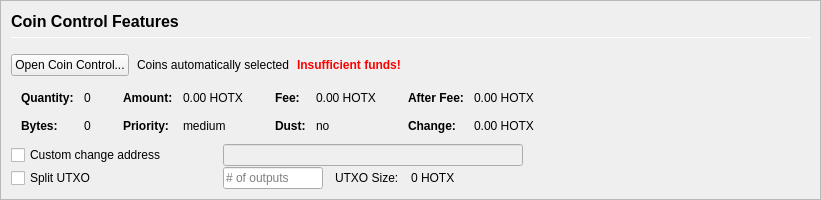
         <widget class="QFrame" name="frameCoinControl">
          <property name="sizePolicy">
           <sizepolicy hsizetype="Expanding" vsizetype="Expanding">
            <horstretch>0</horstretch>
            <verstretch>0</verstretch>
           </sizepolicy>
          </property>
          <property name="maximumSize">
           <size>
            <width>16777215</width>
            <height>16777215</height>
           </size>
          </property>
          <property name="frameShape">
           <enum>QFrame::StyledPanel</enum>
          </property>
          <property name="frameShadow">
           <enum>QFrame::Sunken</enum>
          </property>
          <layout class="QVBoxLayout" name="verticalLayoutCoinControl2">
           <property name="spacing">
            <number>0</number>
           </property>
           <property name="leftMargin">
            <number>0</number>
           </property>
           <property name="topMargin">
            <number>0</number>
           </property>
           <property name="rightMargin">
            <number>0</number>
           </property>
           <property name="bottomMargin">
            <number>0</number>
           </property>
           <item>
            <widget class="QFrame" name="frameCoinControl_BG">
             <layout class="QVBoxLayout" name="verticalLayoutCoinControl" stretch="0,0,0,0,0,0">
              <property name="spacing">
               <number>1</number>
              </property>
              <property name="leftMargin">
               <number>10</number>
              </property>
              <property name="topMargin">
               <number>10</number>
              </property>
              <item>
               <layout class="QHBoxLayout" name="horizontalLayoutCoinControl1">
                <property name="bottomMargin">
                 <number>15</number>
                </property>
                <item>
                 <layout class="QVBoxLayout" name="verticalLayout_3">
                  <property name="spacing">
                   <number>6</number>
                  </property>
                  <item>
                   <widget class="QLabel" name="labelCoinControlFeatures">
                    <property name="sizePolicy">
                     <sizepolicy hsizetype="Preferred" vsizetype="Maximum">
                      <horstretch>0</horstretch>
                      <verstretch>0</verstretch>
                     </sizepolicy>
                    </property>
                    <property name="minimumSize">
                     <size>
                      <width>0</width>
                      <height>20</height>
                     </size>
                    </property>
                    <property name="font">
                     <font>
                      <pointsize>12</pointsize>
                      <weight>75</weight>
                      <bold>true</bold>
                     </font>
                    </property>
                    <property name="styleSheet">
                     <string notr="true">font-weight:bold;</string>
                    </property>
                    <property name="text">
                     <string>Coin Control Features</string>
                    </property>
                   </widget>
                  </item>
                  <item>
                   <widget class="Line" name="line">
                    <property name="minimumSize">
                     <size>
                      <width>0</width>
                      <height>1</height>
                     </size>
                    </property>
                    <property name="maximumSize">
                     <size>
                      <width>16777215</width>
                      <height>1</height>
                     </size>
                    </property>
                    <property name="orientation">
                     <enum>Qt::Horizontal</enum>
                    </property>
                   </widget>
                  </item>
                 </layout>
                </item>
               </layout>
              </item>
              <item>
               <layout class="QHBoxLayout" name="horizontalLayoutCoinControl2" stretch="0,0,0,0">
                <property name="spacing">
                 <number>8</number>
                </property>
                <property name="bottomMargin">
                 <number>10</number>
                </property>
                <item>
                 <widget class="QPushButton" name="pushButtonCoinControl">
                  <property name="styleSheet">
                   <string notr="true"/>
                  </property>
                  <property name="text">
                   <string>Open Coin Control...</string>
                  </property>
                  <property name="autoDefault">
                   <bool>false</bool>
                  </property>
                 </widget>
                </item>
                <item>
                 <widget class="QLabel" name="labelCoinControlAutomaticallySelected">
                  <property name="text">
                   <string>Coins automatically selected</string>
                  </property>
                  <property name="margin">
                   <number>5</number>
                  </property>
                 </widget>
                </item>
                <item>
                 <widget class="QLabel" name="labelCoinControlInsuffFunds">
                  <property name="font">
                   <font>
                    <weight>75</weight>
                    <bold>true</bold>
                   </font>
                  </property>
                  <property name="styleSheet">
                   <string notr="true">color:red;font-weight:bold;</string>
                  </property>
                  <property name="text">
                   <string>Insufficient funds!</string>
                  </property>
                  <property name="margin">
                   <number>5</number>
                  </property>
                 </widget>
                </item>
                <item>
                 <spacer name="horizontalSpacerCoinControl">
                  <property name="orientation">
                   <enum>Qt::Horizontal</enum>
                  </property>
                  <property name="sizeHint" stdset="0">
                   <size>
                    <width>40</width>
                    <height>1</height>
                   </size>
                  </property>
                 </spacer>
                </item>
               </layout>
              </item>
              <item>
               <widget class="QWidget" name="widgetCoinControl" native="true">
                <property name="sizePolicy">
                 <sizepolicy hsizetype="Preferred" vsizetype="Preferred">
                  <horstretch>0</horstretch>
                  <verstretch>0</verstretch>
                 </sizepolicy>
                </property>
                <property name="minimumSize">
                 <size>
                  <width>0</width>
                  <height>0</height>
                 </size>
                </property>
                <property name="styleSheet">
                 <string notr="true"/>
                </property>
                <layout class="QHBoxLayout" name="horizontalLayoutCoinControl5">
                 <property name="leftMargin">
                  <number>0</number>
                 </property>
                 <property name="topMargin">
                  <number>0</number>
                 </property>
                 <property name="rightMargin">
                  <number>0</number>
                 </property>
                 <property name="bottomMargin">
                  <number>0</number>
                 </property>
                 <item>
                  <layout class="QHBoxLayout" name="horizontalLayoutCoinControl3" stretch="0,0,0,1">
                   <property name="spacing">
                    <number>20</number>
                   </property>
                   <property name="topMargin">
                    <number>0</number>
                   </property>
                   <property name="bottomMargin">
                    <number>10</number>
                   </property>
                   <item>
                    <layout class="QFormLayout" name="formLayoutCoinControl1">
                     <property name="horizontalSpacing">
                      <number>10</number>
                     </property>
                     <property name="verticalSpacing">
                      <number>14</number>
                     </property>
                     <property name="leftMargin">
                      <number>10</number>
                     </property>
                     <property name="topMargin">
                      <number>4</number>
                     </property>
                     <property name="rightMargin">
                      <number>6</number>
                     </property>
                     <item row="0" column="0">
                      <widget class="QLabel" name="labelCoinControlQuantityText">
                       <property name="font">
                        <font>
                         <weight>75</weight>
                         <bold>true</bold>
                        </font>
                       </property>
                       <property name="text">
                        <string>Quantity:</string>
                       </property>
                       <property name="margin">
                        <number>0</number>
                       </property>
                      </widget>
                     </item>
                     <item row="0" column="1">
                      <widget class="QLabel" name="labelCoinControlQuantity">
                       <property name="cursor">
                        <cursorShape>IBeamCursor</cursorShape>
                       </property>
                       <property name="contextMenuPolicy">
                        <enum>Qt::ActionsContextMenu</enum>
                       </property>
                       <property name="text">
                        <string notr="true">0</string>
                       </property>
                       <property name="margin">
                        <number>0</number>
                       </property>
                       <property name="textInteractionFlags">
                        <set>Qt::LinksAccessibleByMouse|Qt::TextSelectableByKeyboard|Qt::TextSelectableByMouse</set>
                       </property>
                      </widget>
                     </item>
                     <item row="1" column="0">
                      <widget class="QLabel" name="labelCoinControlBytesText">
                       <property name="font">
                        <font>
                         <weight>75</weight>
                         <bold>true</bold>
                        </font>
                       </property>
                       <property name="text">
                        <string>Bytes:</string>
                       </property>
                      </widget>
                     </item>
                     <item row="1" column="1">
                      <widget class="QLabel" name="labelCoinControlBytes">
                       <property name="cursor">
                        <cursorShape>IBeamCursor</cursorShape>
                       </property>
                       <property name="contextMenuPolicy">
                        <enum>Qt::ActionsContextMenu</enum>
                       </property>
                       <property name="text">
                        <string notr="true">0</string>
                       </property>
                       <property name="textInteractionFlags">
                        <set>Qt::LinksAccessibleByMouse|Qt::TextSelectableByKeyboard|Qt::TextSelectableByMouse</set>
                       </property>
                      </widget>
                     </item>
                    </layout>
                   </item>
                   <item>
                    <layout class="QFormLayout" name="formLayoutCoinControl2">
                     <property name="horizontalSpacing">
                      <number>10</number>
                     </property>
                     <property name="verticalSpacing">
                      <number>14</number>
                     </property>
                     <property name="leftMargin">
                      <number>6</number>
                     </property>
                     <property name="topMargin">
                      <number>4</number>
                     </property>
                     <property name="rightMargin">
                      <number>6</number>
                     </property>
                     <item row="0" column="0">
                      <widget class="QLabel" name="labelCoinControlAmountText">
                       <property name="font">
                        <font>
                         <weight>75</weight>
                         <bold>true</bold>
                        </font>
                       </property>
                       <property name="text">
                        <string>Amount:</string>
                       </property>
                       <property name="margin">
                        <number>0</number>
                       </property>
                      </widget>
                     </item>
                     <item row="0" column="1">
                      <widget class="QLabel" name="labelCoinControlAmount">
                       <property name="cursor">
                        <cursorShape>IBeamCursor</cursorShape>
                       </property>
                       <property name="contextMenuPolicy">
                        <enum>Qt::ActionsContextMenu</enum>
                       </property>
                       <property name="text">
                        <string notr="true">0.00 HOTX</string>
                       </property>
                       <property name="textInteractionFlags">
                        <set>Qt::LinksAccessibleByMouse|Qt::TextSelectableByKeyboard|Qt::TextSelectableByMouse</set>
                       </property>
                      </widget>
                     </item>
                     <item row="1" column="0">
                      <widget class="QLabel" name="labelCoinControlPriorityText">
                       <property name="font">
                        <font>
                         <weight>75</weight>
                         <bold>true</bold>
                        </font>
                       </property>
                       <property name="text">
                        <string>Priority:</string>
                       </property>
                      </widget>
                     </item>
                     <item row="1" column="1">
                      <widget class="QLabel" name="labelCoinControlPriority">
                       <property name="cursor">
                        <cursorShape>IBeamCursor</cursorShape>
                       </property>
                       <property name="contextMenuPolicy">
                        <enum>Qt::ActionsContextMenu</enum>
                       </property>
                       <property name="text">
                        <string>medium</string>
                       </property>
                       <property name="textInteractionFlags">
                        <set>Qt::LinksAccessibleByMouse|Qt::TextSelectableByKeyboard|Qt::TextSelectableByMouse</set>
                       </property>
                      </widget>
                     </item>
                    </layout>
                   </item>
                   <item>
                    <layout class="QFormLayout" name="formLayoutCoinControl3">
                     <property name="horizontalSpacing">
                      <number>10</number>
                     </property>
                     <property name="verticalSpacing">
                      <number>14</number>
                     </property>
                     <property name="leftMargin">
                      <number>6</number>
                     </property>
                     <property name="topMargin">
                      <number>4</number>
                     </property>
                     <property name="rightMargin">
                      <number>6</number>
                     </property>
                     <item row="0" column="0">
                      <widget class="QLabel" name="labelCoinControlFeeText">
                       <property name="font">
                        <font>
                         <weight>75</weight>
                         <bold>true</bold>
                        </font>
                       </property>
                       <property name="text">
                        <string>Fee:</string>
                       </property>
                       <property name="margin">
                        <number>0</number>
                       </property>
                      </widget>
                     </item>
                     <item row="0" column="1">
                      <widget class="QLabel" name="labelCoinControlFee">
                       <property name="cursor">
                        <cursorShape>IBeamCursor</cursorShape>
                       </property>
                       <property name="contextMenuPolicy">
                        <enum>Qt::ActionsContextMenu</enum>
                       </property>
                       <property name="text">
                        <string notr="true">0.00 HOTX</string>
                       </property>
                       <property name="textInteractionFlags">
                        <set>Qt::LinksAccessibleByMouse|Qt::TextSelectableByKeyboard|Qt::TextSelectableByMouse</set>
                       </property>
                      </widget>
                     </item>
                     <item row="1" column="0">
                      <widget class="QLabel" name="labelCoinControlLowOutputText">
                       <property name="font">
                        <font>
                         <weight>75</weight>
                         <bold>true</bold>
                        </font>
                       </property>
                       <property name="text">
                        <string>Dust:</string>
                       </property>
                      </widget>
                     </item>
                     <item row="1" column="1">
                      <widget class="QLabel" name="labelCoinControlLowOutput">
                       <property name="cursor">
                        <cursorShape>IBeamCursor</cursorShape>
                       </property>
                       <property name="contextMenuPolicy">
                        <enum>Qt::ActionsContextMenu</enum>
                       </property>
                       <property name="text">
                        <string>no</string>
                       </property>
                       <property name="textInteractionFlags">
                        <set>Qt::LinksAccessibleByMouse|Qt::TextSelectableByKeyboard|Qt::TextSelectableByMouse</set>
                       </property>
                      </widget>
                     </item>
                    </layout>
                   </item>
                   <item>
                    <layout class="QFormLayout" name="formLayoutCoinControl4">
                     <property name="horizontalSpacing">
                      <number>10</number>
                     </property>
                     <property name="verticalSpacing">
                      <number>14</number>
                     </property>
                     <property name="leftMargin">
                      <number>6</number>
                     </property>
                     <property name="topMargin">
                      <number>4</number>
                     </property>
                     <property name="rightMargin">
                      <number>6</number>
                     </property>
                     <item row="0" column="0">
                      <widget class="QLabel" name="labelCoinControlAfterFeeText">
                       <property name="font">
                        <font>
                         <weight>75</weight>
                         <bold>true</bold>
                        </font>
                       </property>
                       <property name="text">
                        <string>After Fee:</string>
                       </property>
                       <property name="margin">
                        <number>0</number>
                       </property>
                      </widget>
                     </item>
                     <item row="0" column="1">
                      <widget class="QLabel" name="labelCoinControlAfterFee">
                       <property name="cursor">
                        <cursorShape>IBeamCursor</cursorShape>
                       </property>
                       <property name="contextMenuPolicy">
                        <enum>Qt::ActionsContextMenu</enum>
                       </property>
                       <property name="text">
                        <string notr="true">0.00 HOTX</string>
                       </property>
                       <property name="textInteractionFlags">
                        <set>Qt::LinksAccessibleByMouse|Qt::TextSelectableByKeyboard|Qt::TextSelectableByMouse</set>
                       </property>
                      </widget>
                     </item>
                     <item row="1" column="0">
                      <widget class="QLabel" name="labelCoinControlChangeText">
                       <property name="font">
                        <font>
                         <weight>75</weight>
                         <bold>true</bold>
                        </font>
                       </property>
                       <property name="text">
                        <string>Change:</string>
                       </property>
                      </widget>
                     </item>
                     <item row="1" column="1">
                      <widget class="QLabel" name="labelCoinControlChange">
                       <property name="cursor">
                        <cursorShape>IBeamCursor</cursorShape>
                       </property>
                       <property name="contextMenuPolicy">
                        <enum>Qt::ActionsContextMenu</enum>
                       </property>
                       <property name="text">
                        <string notr="true">0.00 HOTX</string>
                       </property>
                       <property name="textInteractionFlags">
                        <set>Qt::LinksAccessibleByMouse|Qt::TextSelectableByKeyboard|Qt::TextSelectableByMouse</set>
                       </property>
                      </widget>
                     </item>
                    </layout>
                   </item>
                  </layout>
                 </item>
                </layout>
               </widget>
              </item>
              <item>
               <layout class="QHBoxLayout" name="horizontalLayoutCoinControl4">
                <property name="spacing">
                 <number>12</number>
                </property>
                <property name="sizeConstraint">
                 <enum>QLayout::SetDefaultConstraint</enum>
                </property>
                <property name="topMargin">
                 <number>0</number>
                </property>
                <property name="rightMargin">
                 <number>0</number>
                </property>
                <item>
                 <widget class="QCheckBox" name="checkBoxCoinControlChange">
                  <property name="sizePolicy">
                   <sizepolicy hsizetype="Preferred" vsizetype="Preferred">
                    <horstretch>0</horstretch>
                    <verstretch>0</verstretch>
                   </sizepolicy>
                  </property>
                  <property name="minimumSize">
                   <size>
                    <width>200</width>
                    <height>0</height>
                   </size>
                  </property>
                  <property name="maximumSize">
                   <size>
                    <width>200</width>
                    <height>16777215</height>
                   </size>
                  </property>
                  <property name="toolTip">
                   <string>If this is activated, but the change address is empty or invalid, change will be sent to a newly generated address.</string>
                  </property>
                  <property name="text">
                   <string>Custom change address</string>
                  </property>
                 </widget>
                </item>
                <item>
                 <widget class="QValidatedLineEdit" name="lineEditCoinControlChange">
                  <property name="enabled">
                   <bool>false</bool>
                  </property>
                  <property name="sizePolicy">
                   <sizepolicy hsizetype="Preferred" vsizetype="Preferred">
                    <horstretch>0</horstretch>
                    <verstretch>0</verstretch>
                   </sizepolicy>
                  </property>
                  <property name="minimumSize">
                   <size>
                    <width>300</width>
                    <height>0</height>
                   </size>
                  </property>
                 </widget>
                </item>
                <item>
                 <widget class="QLabel" name="labelCoinControlChangeLabel">
                  <property name="sizePolicy">
                   <sizepolicy hsizetype="Preferred" vsizetype="Preferred">
                    <horstretch>0</horstretch>
                    <verstretch>0</verstretch>
                   </sizepolicy>
                  </property>
                  <property name="minimumSize">
                   <size>
                    <width>100</width>
                    <height>0</height>
                   </size>
                  </property>
                  <property name="text">
                   <string/>
                  </property>
                  <property name="margin">
                   <number>3</number>
                  </property>
                 </widget>
                </item>
               </layout>
              </item>
              <item>
               <layout class="QHBoxLayout" name="horizontalLayoutCoinControl6">
                <property name="spacing">
                 <number>12</number>
                </property>
                <property name="rightMargin">
                 <number>0</number>
                </property>
                <item>
                 <widget class="QCheckBox" name="splitBlockCheckBox">
                  <property name="sizePolicy">
                   <sizepolicy hsizetype="Preferred" vsizetype="Preferred">
                    <horstretch>0</horstretch>
                    <verstretch>0</verstretch>
                   </sizepolicy>
                  </property>
                  <property name="minimumSize">
                   <size>
                    <width>200</width>
                    <height>0</height>
                   </size>
                  </property>
                  <property name="maximumSize">
                   <size>
                    <width>200</width>
                    <height>16777215</height>
                   </size>
                  </property>
                  <property name="text">
                   <string>Split UTXO</string>
                  </property>
                 </widget>
                </item>
                <item>
                 <widget class="QLineEdit" name="splitBlockLineEdit">
                  <property name="sizePolicy">
                   <sizepolicy hsizetype="Preferred" vsizetype="Preferred">
                    <horstretch>50</horstretch>
                    <verstretch>0</verstretch>
                   </sizepolicy>
                  </property>
                  <property name="minimumSize">
                   <size>
                    <width>100</width>
                    <height>0</height>
                   </size>
                  </property>
                  <property name="maximumSize">
                   <size>
                    <width>100</width>
                    <height>16777215</height>
                   </size>
                  </property>
                  <property name="placeholderText">
                   <string># of outputs</string>
                  </property>
                 </widget>
                </item>
                <item>
                 <widget class="QLabel" name="labelBlockSizeText">
                  <property name="text">
                   <string>UTXO Size:</string>
                  </property>
                 </widget>
                </item>
                <item>
                 <widget class="QLabel" name="labelBlockSize">
                  <property name="text">
                   <string>0 HOTX</string>
                  </property>
                 </widget>
                </item>
                <item>
                 <spacer name="horizontalSpacer_7">
                  <property name="orientation">
                   <enum>Qt::Horizontal</enum>
                  </property>
                  <property name="sizeHint" stdset="0">
                   <size>
                    <width>40</width>
                    <height>20</height>
                   </size>
                  </property>
                 </spacer>
                </item>
               </layout>
              </item>
              <item>
               <spacer name="verticalSpacerCoinControl">
                <property name="orientation">
                 <enum>Qt::Vertical</enum>
                </property>
                <property name="sizeHint" stdset="0">
                 <size>
                  <width>800</width>
                  <height>1</height>
                 </size>
                </property>
               </spacer>
              </item>
             </layout>
            </widget>
           </item>
          </layout>
         </widget>
